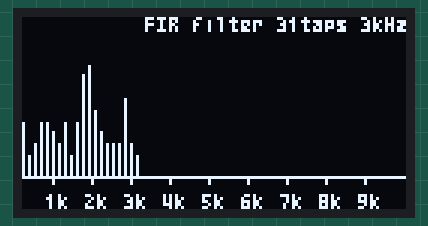
This sketch was run on a simulated Arduino Uno, built with avr-gcc and run on an emulated ATmega328P. On the bench: 128×64 one-colour display.

Above: at 0.67 s.
At 5.22 s:
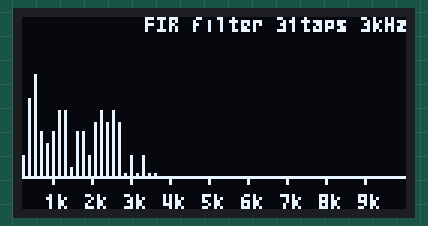
At 10.19 s:
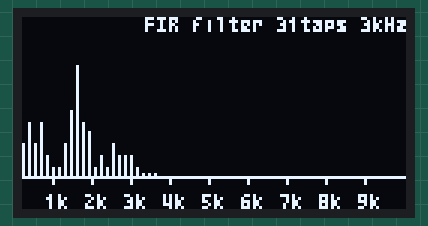
At 20.14 s:
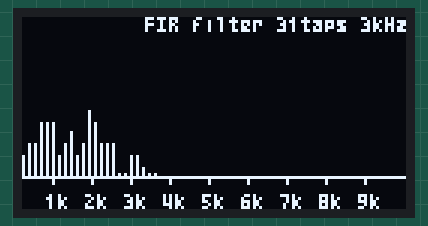
At 29.67 s:
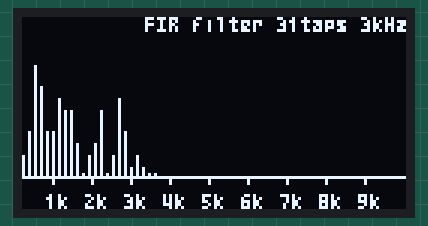
At 39.62 s:
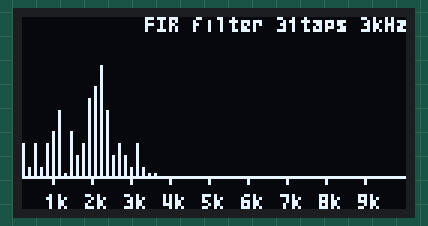

Measured:
- what the display in image 0 shows lasts 0.4 s, from 0.5 s to 0.9 s

The sketch:

Filter_sweep_test_SpectrumDisplay_FIR.ino
```cpp
/*
  Digital filter spectrum bar graph display program
  Using a Raspberry Pi Pico, the spectrum of the signal through
  the FIR filter is displayed as a bar graph on the OLED display.
  FIR filter 31taps 3kHz
  2024/06/18 JR3XNW
*/
#include <Arduino.h>
#include <U8g2lib.h>
#include <arduinoFFT.h> // v2.0.2

U8G2_SSD1306_128X64_NONAME_F_HW_I2C u8g2(U8G2_R0);
ArduinoFFT<double> FFT;  // v2.0.2 Explicit data types using templates

const int filterLength = 31; // Number of filter taps.
float filterBuffer[filterLength] = {0.0};
float firCoeffs[filterLength] = { // Put the FIR filter coefficients here.
  0.001695,0.001201,-0.000905,-0.004228,-0.005427,0.0,
  0.011365,0.018584,0.00825,-0.021236,-0.048939,-0.03959,
  0.029858,0.145107,0.254511,0.299507,0.254511,0.145107,
  0.029858,-0.03959,-0.048939,-0.021236,0.00825,0.018584,
  0.011365,0.0,-0.005427,-0.004228,-0.000905,0.001201,0.001695
};

int bufferIndex = 0;
const int samples = 128; // Number of FFT samples.
const float startFrequency = 100.0;  // Start frequency (Hz)
const float endFrequency = 10000.0;  // End frequency (Hz)

// Update to FIR filter function
float firFilter(float input) {
  filterBuffer[bufferIndex] = input;
  bufferIndex = (bufferIndex + 1) % filterLength;
  float sum = 0.0;
  for (int i = 0; i < filterLength; i++) {
    int index = (bufferIndex - i + filterLength) % filterLength;
    sum += filterBuffer[index] * firCoeffs[i];
  }
  return sum;
}

// frequency sweep function.
void frequencySweep(double *vReal, double *vImag) {
  float frequencyStep = (endFrequency - startFrequency) / samples;
  for (int i = 0; i < samples; i++) {
    float currentFrequency = startFrequency + (i * frequencyStep);
    float signal = sin(2 * PI * currentFrequency * millis() / 256.0);
    float filteredSignal = firFilter(signal);
    vReal[i] = filteredSignal;
    vImag[i] = 0;
  }
}

// FFT and OLED display functions (line graph display).
void displayFFT(double *vReal, double *vImag) {
  FFT.windowing(vReal, samples, FFTWindow::Hamming, FFTDirection::Forward);  // Use new enum types instead of FFT_WIN_TYP_HAMMING and FFT_FORWARD
  FFT.windowing(vImag, samples, FFTWindow::Hamming, FFTDirection::Forward);
  FFT.compute(vReal, vImag, samples, FFTDirection::Forward);  // Change FFT_REVERSE to FFTDirection::Reverse
  FFT.complexToMagnitude(vReal, vImag, samples);  // No change

  // Clear graph drawing area (overwrite with background color).
  // Here, the graph area is overwritten with a black rectangle.
  u8g2.setDrawColor(0); // Set background color (usually black).
  u8g2.drawBox(0, 0, 128, 52); // Clear graph area.
  u8g2.setDrawColor(1); // Re-set the drawing color (white).

  // Drawing FFT results.
  for (int i = 1; i < (samples / 2); i++) {
    int x = map(i, 1, samples / 2, 0, 128);
    int y = map(vReal[i], 0, 14, 53, 0); // Scaling of spectral intensity, changing the third argument (now 14) of the map function
    u8g2.drawLine(x, 53, x, y);
  }

  // Display the text "FIR filter 31taps 3kHz"
  char str[30] = "FIR filter 31taps 3kHz";
  byte x = u8g2.getStrWidth(str);
  u8g2.setFont(u8g2_font_micro_tr); // Set the font for the numbers
  //u8g2.setFont(u8g2_font_6x10_tr); // Set a suitable font for the title
  u8g2.drawStr(128 - x, 5, str);

  // Send buffer to update screen.
  u8g2.sendBuffer();
}

void setup() {
  u8g2.begin();
  // Redraw the static content (lines and texts) each time to prevent flickering
  u8g2.drawLine(0, 53, 128, 53);

  for (int xl = 10; xl < 127; xl += 13) {
    u8g2.drawLine(xl, 53, xl, 55);
  }
  u8g2.setFont(u8g2_font_micro_tr); // Set the font for the numbers
  u8g2.drawStr(8, 64, "1k");  //-2 10
  u8g2.drawStr(21, 64, "2k");
  u8g2.drawStr(34, 64, "3k");
  u8g2.drawStr(47, 64, "4k");
  u8g2.drawStr(60, 64, "5k");
  u8g2.drawStr(73, 64, "6k");
  u8g2.drawStr(86, 64, "7k");
  u8g2.drawStr(99, 64, "8k");
  u8g2.drawStr(112, 64, "9k");
}

void loop() {
  double vReal[samples];
  double vImag[samples] = {0}; // Imaginary part is initialized to 0.

  frequencySweep(vReal, vImag);
  displayFFT(vReal, vImag); // Call a function to display FFT results.
}
```
